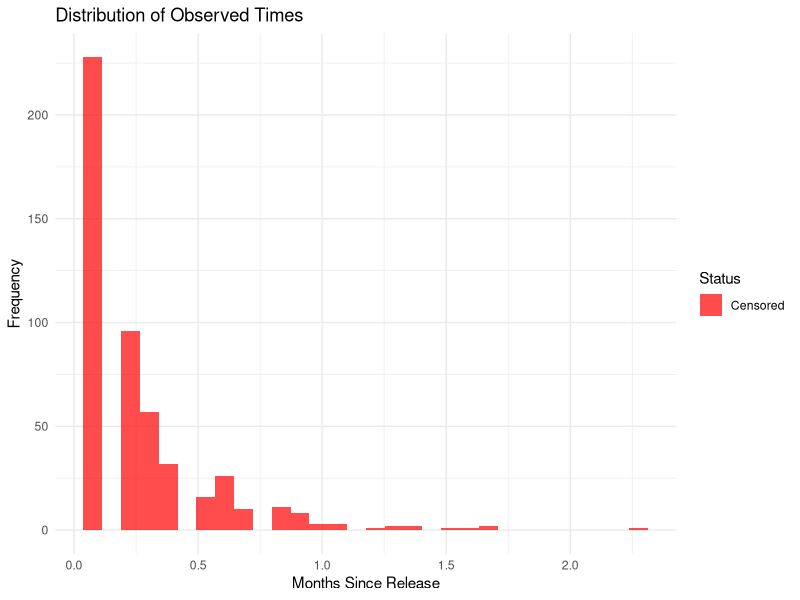
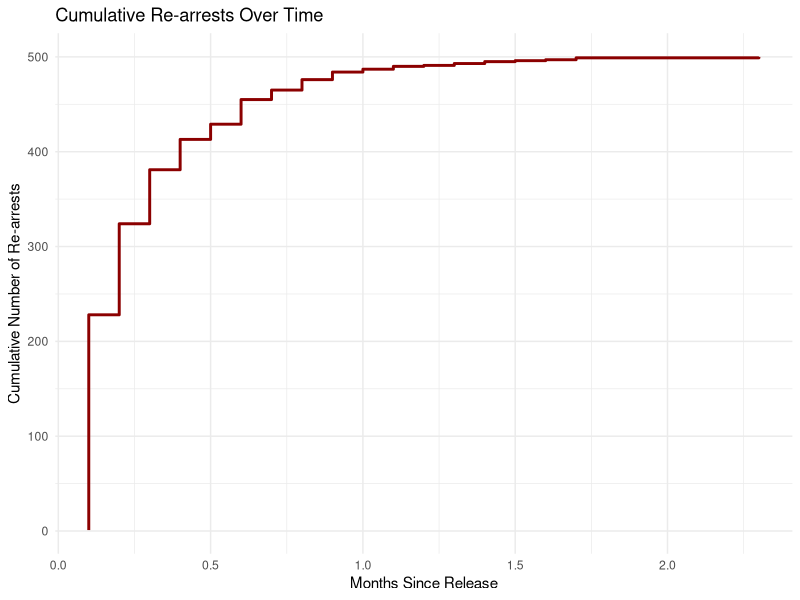
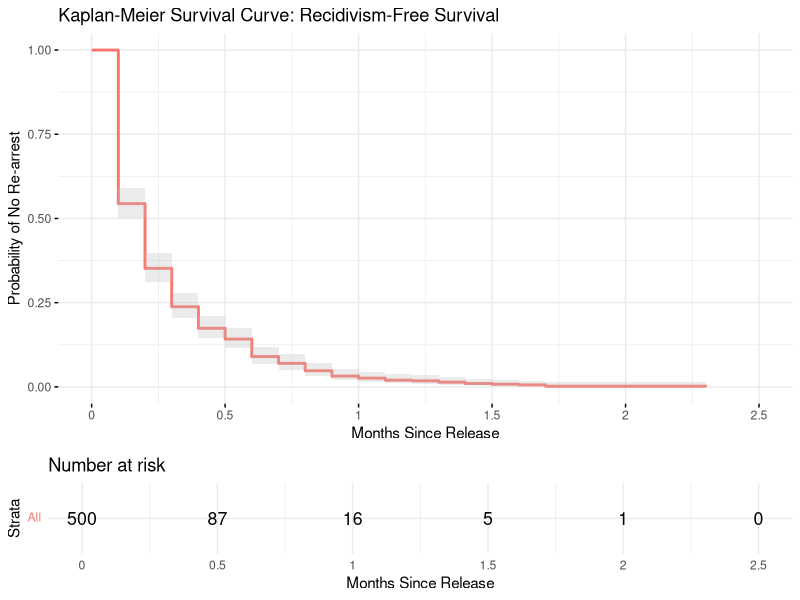
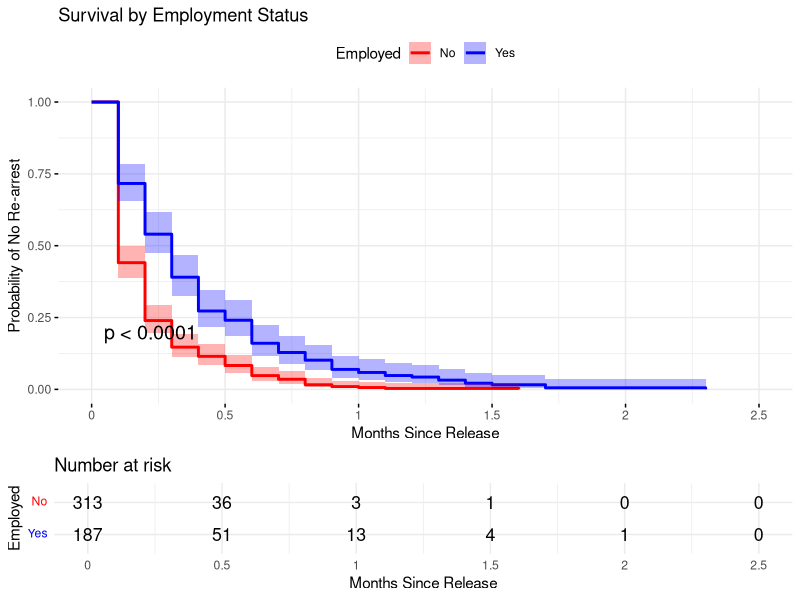
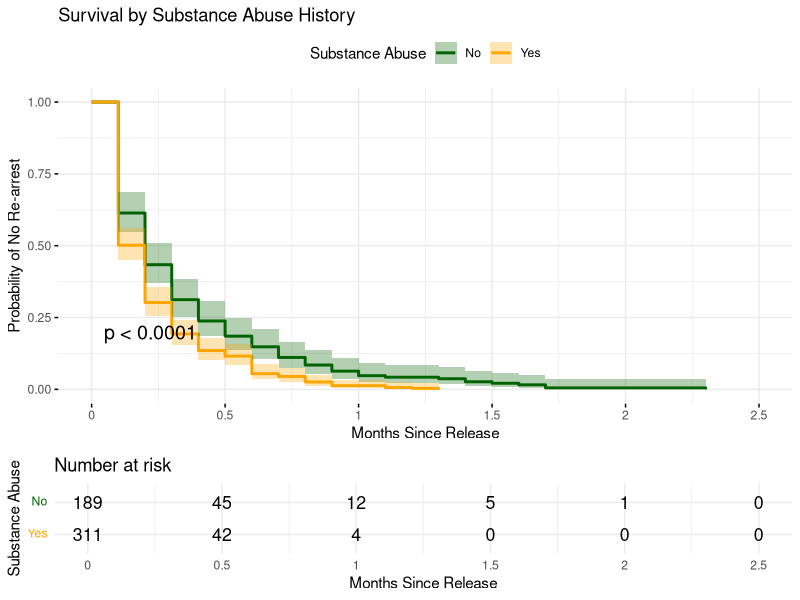
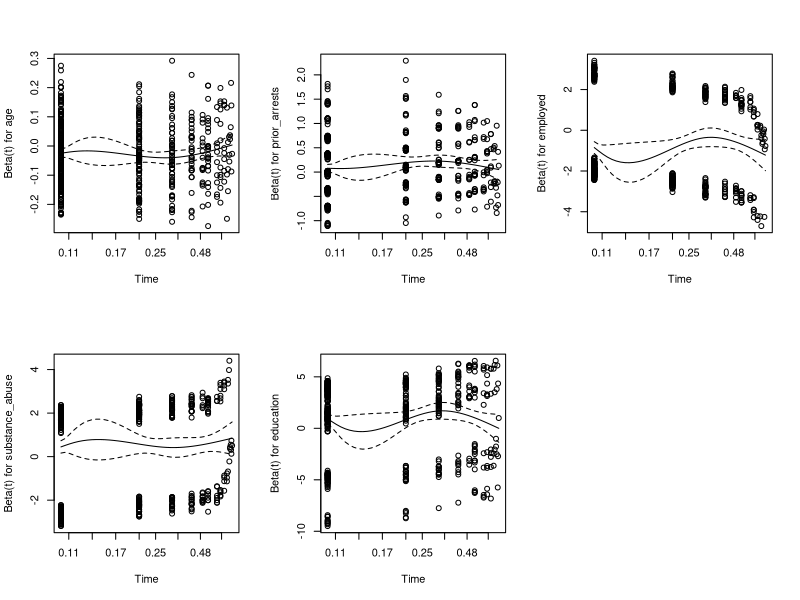
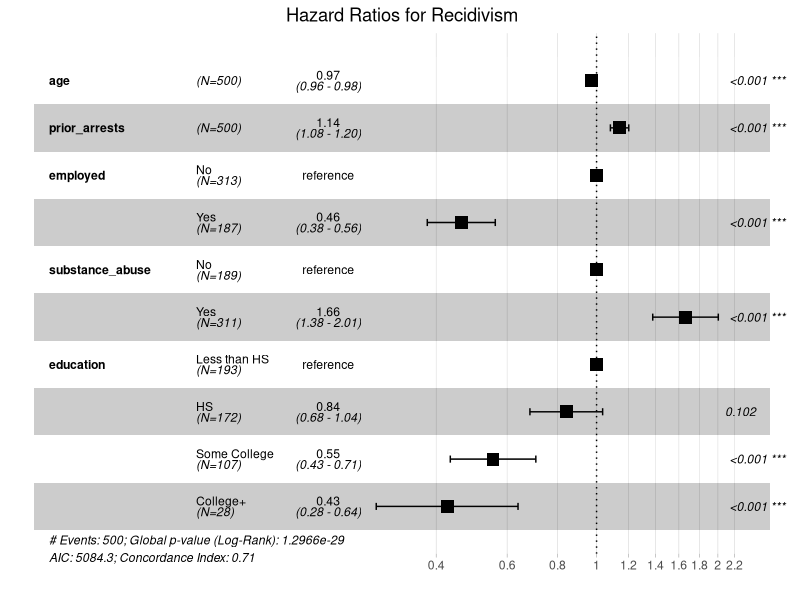
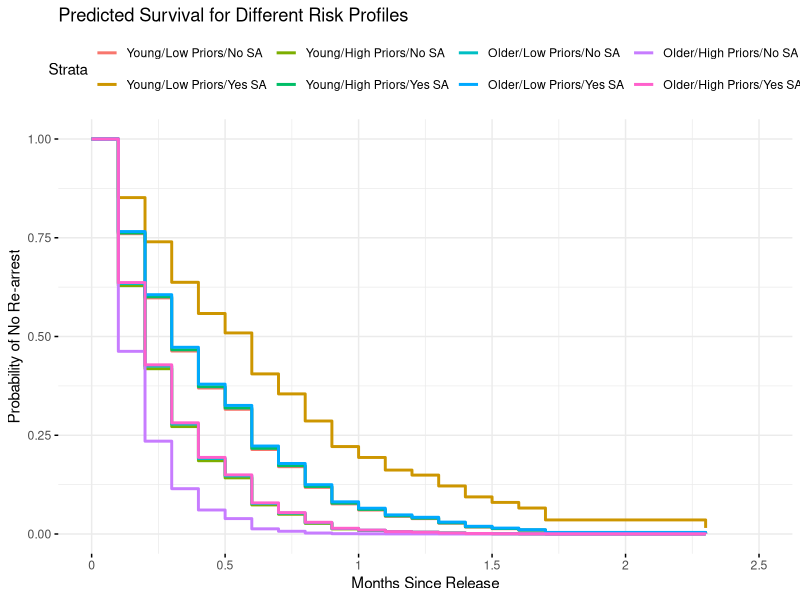

Here is the R script that generated these plots, in order:
## ---- chunk 1
# Load required packages
library(survival)
library(survminer)
library(dplyr)
library(ggplot2)
library(kableExtra)
library(patchwork)
library(broom)
## ---- chunk 2
set.seed(456)
n <- 500  # 500 formerly incarcerated individuals

# Generate covariates
age <- round(rnorm(n, mean = 35, sd = 10))
age <- pmax(18, pmin(age, 65))  # Constrain between 18-65

prior_arrests <- rpois(n, lambda = 3)
prior_arrests <- pmin(prior_arrests, 15)  # Cap at 15

employed <- rbinom(n, 1, prob = 0.4)  # 40% employed post-release

substance_abuse <- rbinom(n, 1, prob = 0.6)  # 60% with substance abuse history

education <- sample(c("Less than HS", "HS", "Some College", "College+"), 
                   n, replace = TRUE, 
                   prob = c(0.4, 0.35, 0.2, 0.05))

# Create education numeric for hazard calculation
education_num <- case_when(
  education == "Less than HS" ~ 0,
  education == "HS" ~ 1,
  education == "Some College" ~ 2,
  education == "College+" ~ 3
)

# Generate survival times using Weibull distribution
# Log-hazard model: incorporates covariate effects
shape <- 1.2  # Weibull shape parameter (>1 means increasing hazard over time)

# Linear predictor for log-hazard
log_hazard <- 2.5 +  # Baseline
             -0.03 * age +  # Older = lower risk
             0.15 * prior_arrests +  # More priors = higher risk
             -0.8 * employed +  # Employment = lower risk  
             0.6 * substance_abuse +  # Substance abuse = higher risk
             -0.3 * education_num  # More education = lower risk

# Generate time-to-event from Weibull distribution
scale <- exp(-log_hazard / shape)
time_to_event <- rweibull(n, shape = shape, scale = scale)

# Ensure all times are at least 0.1 months (to avoid zero/negative times)
time_to_event <- pmax(time_to_event, 0.1)

# Generate censoring: study follows people for 36 months
study_end <- 36
censoring_time <- runif(n, min = 12, max = study_end)  # Random censoring

# Observed time is minimum of event time and censoring time
observed_time <- pmin(time_to_event, censoring_time)

# Ensure observed times are positive
observed_time <- pmax(observed_time, 0.1)

# Event indicator: 1 if event occurred, 0 if censored
event <- as.numeric(time_to_event <= censoring_time)

# Create dataset
recidivism_data <- data.frame(
  id = 1:n,
  time = round(observed_time, 1),
  recidivism = event,
  age = age,
  prior_arrests = prior_arrests,
  employed = factor(employed, levels = c(0, 1), labels = c("No", "Yes")),
  substance_abuse = factor(substance_abuse, levels = c(0, 1), 
                          labels = c("No", "Yes")),
  education = factor(education, 
                    levels = c("Less than HS", "HS", "Some College", "College+"))
)

# Summary statistics
cat("Dataset Summary:\n")
cat("Total observations:", n, "\n")
cat("Events (re-arrests):", sum(recidivism_data$recidivism), "\n")
cat("Censored:", sum(1 - recidivism_data$recidivism), "\n")
cat("Censoring rate:", 
    round(mean(1 - recidivism_data$recidivism) * 100, 1), "%\n\n")

# Display sample
head(recidivism_data, 15) %>%
  kable(digits = 1, 
        caption = "Sample Recidivism Data: Time to Re-arrest After Release") %>%
  kable_styling(bootstrap_options = c("striped", "hover", "condensed"))
## ---- chunk 3
# Plot 1: Histogram of observed times, colored by event status
p1 <- ggplot(recidivism_data, aes(x = time, fill = factor(recidivism))) +
  geom_histogram(bins = 30, alpha = 0.7, position = "identity") +
  scale_fill_manual(values = c("0" = "blue", "1" = "red"),
                   labels = c("Censored", "Re-arrested")) +
  labs(title = "Distribution of Observed Times",
       x = "Months Since Release", 
       y = "Frequency",
       fill = "Status") +
  theme_minimal()

# Plot 2: Cumulative events over time
event_counts <- recidivism_data %>%
  filter(recidivism == 1) %>%
  arrange(time) %>%
  mutate(cumulative_events = row_number())

p2 <- ggplot(event_counts, aes(x = time, y = cumulative_events)) +
  geom_step(size = 1, color = "darkred") +
  labs(title = "Cumulative Re-arrests Over Time",
       x = "Months Since Release",
       y = "Cumulative Number of Re-arrests") +
  theme_minimal()

p1
p2
## ---- chunk 4
# Fit Kaplan-Meier model
km_fit <- survfit(Surv(time, recidivism) ~ 1, data = recidivism_data)

# Visualize overall survival curve
ggsurvplot(km_fit, 
          data = recidivism_data,
          conf.int = TRUE,
          risk.table = TRUE,
          xlab = "Months Since Release",
          ylab = "Probability of No Re-arrest",
          title = "Kaplan-Meier Survival Curve: Recidivism-Free Survival",
          legend = "none",
          ggtheme = theme_minimal(),
          risk.table.height = 0.25)
## ---- chunk 5
# Fit KM by employment status
km_employment <- survfit(Surv(time, recidivism) ~ employed, 
                        data = recidivism_data)

# Log-rank test for difference
logrank_test <- survdiff(Surv(time, recidivism) ~ employed, 
                        data = recidivism_data)

# Visualize
ggsurvplot(km_employment,
          data = recidivism_data,
          conf.int = TRUE,
          pval = TRUE,
          risk.table = TRUE,
          xlab = "Months Since Release",
          ylab = "Probability of No Re-arrest",
          title = "Survival by Employment Status",
          legend.title = "Employed",
          legend.labs = c("No", "Yes"),
          ggtheme = theme_minimal(),
          palette = c("red", "blue"),
          risk.table.height = 0.25)

cat("\nLog-Rank Test Results:\n")
cat("Chi-squared =", round(logrank_test$chisq, 2), "\n")
cat("p-value =", format.pval(logrank_test$pvalue, digits = 3), "\n")
## ---- chunk 6
# Fit KM by substance abuse
km_substance <- survfit(Surv(time, recidivism) ~ substance_abuse, 
                       data = recidivism_data)

# Visualize
ggsurvplot(km_substance,
          data = recidivism_data,
          conf.int = TRUE,
          pval = TRUE,
          risk.table = TRUE,
          xlab = "Months Since Release",
          ylab = "Probability of No Re-arrest",
          title = "Survival by Substance Abuse History",
          legend.title = "Substance Abuse",
          legend.labs = c("No", "Yes"),
          ggtheme = theme_minimal(),
          palette = c("darkgreen", "orange"),
          risk.table.height = 0.25)
## ---- chunk 7
# Fit Cox proportional hazards model
cox_model <- coxph(Surv(time, recidivism) ~ age + prior_arrests + 
                   employed + substance_abuse + education,
                   data = recidivism_data)

# Display results
summary(cox_model)

# Create a cleaner table
cox_results <- tidy(cox_model, exponentiate = TRUE, conf.int = TRUE) %>%
  mutate(
    term = recode(term,
                 "age" = "Age at Release",
                 "prior_arrests" = "Prior Arrests",
                 "employedYes" = "Employed (vs. No)",
                 "substance_abuseYes" = "Substance Abuse (vs. No)",
                 "educationHS" = "HS (vs. Less than HS)",
                 "educationSome College" = "Some College (vs. Less than HS)",
                 "educationCollege+" = "College+ (vs. Less than HS)")
  ) %>%
  select(term, estimate, conf.low, conf.high, p.value)

cox_results %>%
  kable(digits = 3,
        col.names = c("Variable", "Hazard Ratio", "95% CI Lower", 
                     "95% CI Upper", "p-value"),
        caption = "Cox Proportional Hazards Model: Recidivism Risk") %>%
  kable_styling(bootstrap_options = c("striped", "hover", "condensed"))
## ---- chunk 8
# Test proportional hazards assumption
ph_test <- cox.zph(cox_model)
print(ph_test)

# Plot Schoenfeld residuals
par(mfrow = c(2, 3))
plot(ph_test)
par(mfrow = c(1, 1))
## ---- chunk 9
# Create forest plot
ggforest(cox_model, 
        data = recidivism_data,
        main = "Hazard Ratios for Recidivism",
        fontsize = 0.8)
## ---- chunk 10
# Create hypothetical profiles
new_data <- expand.grid(
  age = c(25, 45),
  prior_arrests = c(1, 5),
  employed = factor("Yes", levels = c("No", "Yes")),
  substance_abuse = factor(c("No", "Yes"), levels = c("No", "Yes")),
  education = factor("HS", levels = levels(recidivism_data$education))
)

# Generate survival curves for these profiles
fit_profiles <- survfit(cox_model, newdata = new_data)

# Plot
ggsurvplot(fit_profiles,
          data = recidivism_data,
          conf.int = FALSE,
          legend.labs = c("Young/Low Priors/No SA", 
                         "Young/Low Priors/Yes SA",
                         "Young/High Priors/No SA",
                         "Young/High Priors/Yes SA",
                         "Older/Low Priors/No SA",
                         "Older/Low Priors/Yes SA",
                         "Older/High Priors/No SA",
                         "Older/High Priors/Yes SA"),
          xlab = "Months Since Release",
          ylab = "Probability of No Re-arrest",
          title = "Predicted Survival for Different Risk Profiles",
          ggtheme = theme_minimal())
